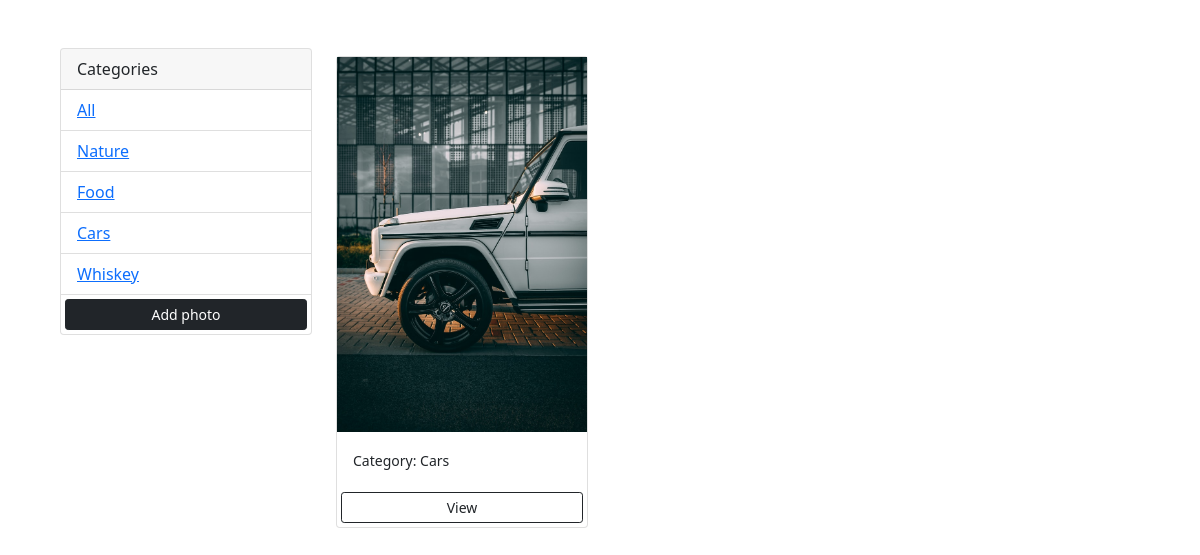
Page /?category=Cars on the committed database.
### snaps/models.py (models this page shows, shortened)
class Category(models.Model):
    name = models.CharField(max_length=100, null=False, blank=False)

class Snaps(models.Model):
    category = models.ForeignKey(Category, on_delete=models.SET_NULL, null=True , blank=True)
    image = models.ImageField(null=False, blank=False)
    name = models.TextField()

### snaps/views.py (the view)
# urls.py: path('',views.gallery, name='gallery'),
def gallery(request):
    category = request.GET.get('category')
    if category == None:
     snaps = Snaps.objects.all()
    else:
        snaps = Snaps.objects.filter(category__name=category)
    categories = Category.objects.all()
    context = {'categories' : categories, 'snaps':snaps}
    return render(request,'snaps/gallery.html', context)

### snaps/templates/snaps/gallery.html (shortened to what this page needs)
<!DOCTYPE html>
<html lang="en">
<head>
    <link href="https://cdn.jsdelivr.net/npm/bootstrap@5.1.3/dist/css/bootstrap.min.css" rel="stylesheet">
</head>
<body class="m-5">
    <div class="container">
        <div class="row">
            <div class="col-md-3">
                <div class="card">
                    <div class="card-header">
                        Categories
                    </div>
                    <ul class="list-group list-group-flush">
                        <li class="list-group-item">
                            <a href="{% url 'gallery' %}">All</a>
                        </li>
                        {% for category in categories %}
                        <li class=" list-group-item">
                            <a href="{% url 'gallery' %}?category={{category.name}}">
                                {{category.name}}
                            </a>
                        </li>
                        {% endfor %}
                        <a class="btn btn-dark btn-block btn-sm m-1" href="{% url 'add' %}">Add photo</a>
                    </ul>
                </div>
            </div>
            <div class="col-md-9">
                <div class="row">
                    {% for snap in snaps %}
                    <div class="col-md-4">
                        <div class="card my-2">
                            <img class="image-thumbail" src="{{snap.image.url}}" alt="Card image cap">
                            <div class="card-body">
                                <small>Category: {{snap.category.name}}</small>
                            </div>
                            <a href="{% url 'snap' snap.id %}" class="btn btn-outline-dark btn-sm m-1">View</a>
                        </div>
                    </div>
                    {% empty %}
                    <h3>No photos...</h3>
                    {% endfor %}
                </div>
            </div>
        </div>
    </div>
</body>
</html>

### rows in the picture
Category: name "Nature"
Category: name "Food"
Category: name "Cars"
Category: name "Whiskey"
Snaps: image (picture), category.name "Cars"
